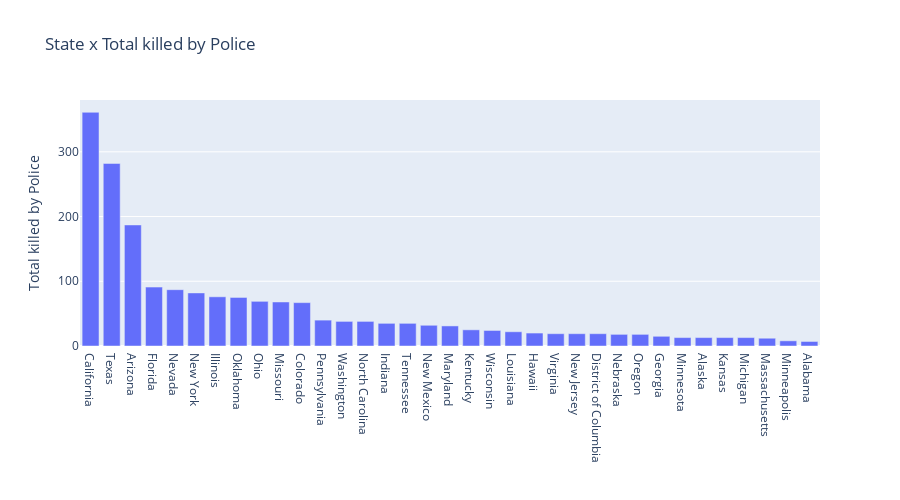

The notebook cell this image was saved under:
### Code cell
fig = px.bar(murders_state, x='State', y='Total_Killed_by_Police', title='State x Total killed by Police',height=500)
fig.update_layout(yaxis=dict(title='Total killed by Police'), xaxis=dict(title=''))
fig.show()

### Figure 1 — Plotly figure (JSON) as saved in the notebook; plotly's stock layout.template omitted (floating-point values rounded to 4 significant figures)
{"data": [{"alignmentgroup": "True", "hovertemplate": "State=%{x}<br>Total_Killed_by_Police=%{y}<extra></extra>", "legendgroup": "", "marker": {"color": "#636efa"}, "name": "", "offsetgroup": "", "orientation": "v", "showlegend": false, "textposition": "auto", "type": "bar", "x": ["California", "Texas", "Arizona", "Florida", "Nevada", "New York", "Illinois", "Oklahoma", "Ohio", "Missouri", "Colorado", "Pennsylvania", "Washington", "North Carolina", "Indiana", "Tennessee", "New Mexico", "Maryland", "Kentucky", "Wisconsin", "Louisiana", "Hawaii", "Virginia", "New Jersey", "District of Columbia", "Nebraska", "Oregon", "Georgia", "Minnesota", "Alaska", "Kansas", "Michigan", "Massachusetts", "Minneapolis", "Alabama"], "xaxis": "x", "y": [361, 282, 187, 91, 87, 82, 76, 75, 69, 68, 67, 40, 38, 38, 35, 35, 32, 31, 25, 24, 22, 20, 19, 19, 19, 18, 18, 15, 13, 13, 13, 13, 12, 8, 7], "yaxis": "y"}], "layout": {"barmode": "relative", "height": 500, "legend": {"tracegroupgap": 0}, "title": {"text": "State x Total killed by Police"}, "xaxis": {"anchor": "y", "domain": [0, 1], "title": {"text": ""}}, "yaxis": {"anchor": "x", "domain": [0, 1], "title": {"text": "Total killed by Police"}}}}
